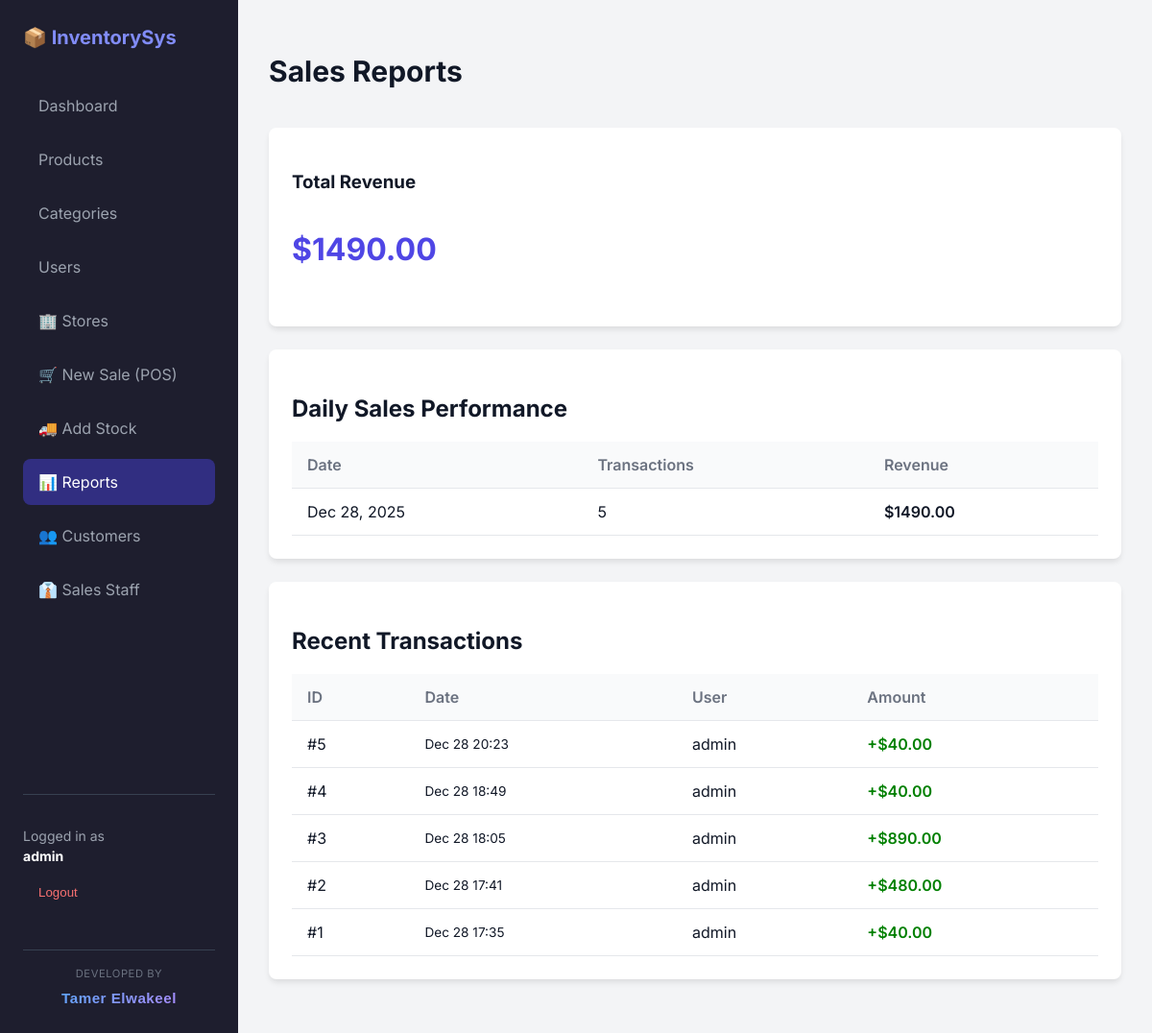
The app's page /reports/ (signed in) with its own data.
### inventory/models.py (models this page shows, shortened)
class Sale(models.Model):
    order_id = models.CharField(max_length=20, unique=True, editable=False, null=True)
    user = models.ForeignKey(User, on_delete=models.PROTECT)
    customer = models.ForeignKey(Customer, on_delete=models.SET_NULL, null=True, blank=True)
    sales_person = models.ForeignKey(SalesPerson, on_delete=models.SET_NULL, null=True, blank=True)
    source_store = models.ForeignKey(Store, on_delete=models.PROTECT, related_name='sales_from', null=True) # Where items came from
    destination_store = models.ForeignKey(Store, on_delete=models.PROTECT, related_name='transfers_to', null=True, blank=True) # If transfer
    is_transfer = models.BooleanField(default=False)
    total_amount = models.DecimalField(max_digits=12, decimal_places=2, default=0)
    date = models.DateTimeField(auto_now_add=True)

### inventory/views.py (the view)
# urls.py: path('reports/', views.report_view, name='reports'),
@login_required
def report_view(request):
    sales = Sale.objects.order_by('-date')
    total_sales = sales.filter(is_transfer=False).aggregate(Sum('total_amount'))['total_amount__sum'] or 0
    daily_sales = Sale.objects.filter(is_transfer=False).annotate(date_only=TruncDate('date')).values('date_only').annotate(
        total=Sum('total_amount'),
        count=Count('id')
    ).order_by('-date_only')
    return render(request, 'inventory/reports.html', {
        'sales': sales,
        'total_sales': total_sales,
        'daily_sales': daily_sales
    })

### templates/inventory/reports.html
{% extends 'base.html' %}
{% block content %}
<div class="flex justify-between items-center mb-4">
    <h1 style="font-size: 1.875rem; font-weight: 700;">Sales Reports</h1>
</div>
<div class="grid grid-cols-1 md:grid-cols-3 gap-4 mb-6">
    <div class="card p-4">
        <h3 class="text-muted text-sm uppercase">Total Revenue</h3>
        <p style="font-size: 2rem; font-weight: 700; color: var(--primary-color);">${{ total_sales|floatformat:2 }}</p>
    </div>
</div>
<div class="grid grid-cols-1 lg:grid-cols-2 gap-6">
    <div class="card">
        <h2 class="mb-4 text-lg font-bold">Daily Sales Performance</h2>
        <table class="w-full">
            <thead>
                <tr>
                    <th>Date</th>
                    <th>Transactions</th>
                    <th>Revenue</th>
                </tr>
            </thead>
            <tbody>
                {% for day in daily_sales %}
                <tr>
                    <td>{{ day.date_only|date:"M d, Y" }}</td>
                    <td>{{ day.count }}</td>
                    <td style="font-weight: 600;">${{ day.total|floatformat:2 }}</td>
                </tr>
                {% empty %}
                <tr>
                    <td colspan="3" class="text-center py-4">No data available.</td>
                </tr>
                {% endfor %}
            </tbody>
        </table>
    </div>
    <div class="card">
        <h2 class="mb-4 text-lg font-bold">Recent Transactions</h2>
        <div style="max-height: 400px; overflow-y: auto;">
            <table class="w-full">
                <thead>
                    <tr>
                        <th>ID</th>
                        <th>Date</th>
                        <th>User</th>
                        <th>Amount</th>
                    </tr>
                </thead>
                <tbody>
                    {% for sale in sales|slice:":20" %}
                    <tr>
                        <td>#{{ sale.id }}</td>
                        <td class="text-muted" style="font-size: 0.85rem;">{{ sale.date|date:"M d H:i" }}</td>
                        <td>{{ sale.user.username }}</td>
                        <td style="color: green; font-weight: 600;">+${{ sale.total_amount }}</td>
                    </tr>
                    {% empty %}
                    <tr>
                        <td colspan="4" class="text-center py-4">No transactions.</td>
                    </tr>
                    {% endfor %}
                </tbody>
            </table>
        </div>
    </div>
</div>
{% endblock %}

### templates/base.html (shortened to what this page needs)
{% load static %}
<!DOCTYPE html>
<html lang="en">
<head>
    <link rel="stylesheet" href="{% static 'css/style.css' %}">
</head>
<body>
    <div class="layout">
        <aside class="sidebar">
            <div class="sidebar-title">📦 InventorySys</div>
            <nav>
                <a href="{% url 'dashboard' %}"
                    class="nav-link {% if request.resolver_match.url_name == 'dashboard' %}active{% endif %}">
                    Dashboard
                </a>
                <a href="{% url 'product_list' %}"
                    class="nav-link {% if 'product' in request.resolver_match.url_name %}active{% endif %}">
                    Products
                </a>
                <a href="{% url 'category_list' %}"
                    class="nav-link {% if 'category' in request.resolver_match.url_name %}active{% endif %}">
                    Categories
                </a>
                {% if request.user.is_superuser %}
                <a href="{% url 'user_list' %}"
                    class="nav-link {% if 'user' in request.resolver_match.url_name %}active{% endif %}">Users</a>
                <a href="{% url 'store_list' %}"
                    class="nav-link {% if 'store' in request.resolver_match.url_name %}active{% endif %}">🏢 Stores</a>
                {% endif %}
                <a href="{% url 'pos' %}"
                    class="nav-link {% if 'pos' in request.resolver_match.url_name %}active{% endif %}">
                    🛒 New Sale (POS)
                </a>
                <a href="{% url 'purchase' %}"
                    class="nav-link {% if 'purchase' in request.resolver_match.url_name %}active{% endif %}">
                    🚚 Add Stock
                </a>
                <a href="{% url 'reports' %}"
                    class="nav-link {% if 'reports' in request.resolver_match.url_name %}active{% endif %}">
                    📊 Reports
                </a>
                <a href="{% url 'customer_list' %}"
                    class="nav-link {% if 'customer' in request.resolver_match.url_name %}active{% endif %}">
                    👥 Customers
                </a>
                <a href="{% url 'salesperson_list' %}"
                    class="nav-link {% if 'salesperson' in request.resolver_match.url_name %}active{% endif %}">
                    👔 Sales Staff
                </a>
            </nav>
            <div style="margin-top: auto; padding-top: 2rem; border-top: 1px solid #374151;">
                <div style="font-size: 0.875rem; color: #9CA3AF;">
                    Logged in as <br>
                    <strong style="color: white;">{{ request.user.username }}</strong>
                </div>
                <form action="{% url 'logout' %}" method="post" style="margin-top: 0.5rem;">
                    <button type="submit" class="nav-link"
                        style="background: none; border: none; padding: 0.75rem 1rem; color: #F87171; width: 100%; text-align: left; cursor: pointer;">
                        Logout
                    </button>
                </form>
            </div>
            <div style="margin-top: 2rem; padding-top: 1rem; border-top: 1px solid #374151; text-align: center;">
                <span
                    style="display: block; font-size: 0.7rem; color: #6B7280; text-transform: uppercase; letter-spacing: 0.05em; margin-bottom: 0.25rem;">Developed
                    By</span>
                <span
                    style="background: linear-gradient(135deg, #60A5FA 0%, #A78BFA 100%); -webkit-background-clip: text; -webkit-text-fill-color: transparent; font-weight: 800; font-size: 0.95rem; font-family: sans-serif; letter-spacing: 0.5px;">Tamer
                    Elwakeel</span>
            </div>
        </aside>
        <main class="main-content">
            {% block content %}{% endblock %}
        </main>
    </div>
</body>
</html>

### static/css/style.css (style rules this page uses)
:root { --primary-color: #4F46E5; --primary-hover: #4338CA; --secondary-color: #64748B; --success-color: #10B981; --danger-color: #EF4444; --warning-color: #F59E0B; --bg-body: #F3F4F6; --bg-card: #FFFFFF; --text-main: #111827; --text-muted: #6B7280; --border-color: #E5E7EB; --shadow-sm: 0 1px 2px 0 rgba(0, 0, 0, 0.05); --shadow-md: 0 4px 6px -1px rgba(0, 0, 0, 0.1); --shadow-lg: 0 10px 15px -3px rgba(0, 0, 0, 0.1); --radius: 0.5rem; }
body { font-family: 'Inter', sans-serif; color: var(--text-main); background-color: var(--bg-body); margin: 0; line-height: 1.5; }
.layout { display: flex; min-height: 100vh; }
.sidebar { width: 200px; background-color: #1E1E2E; color: white; padding: 1.5rem; display: flex; flex-direction: column; }
.sidebar-title { font-size: 1.25rem; font-weight: 700; margin-bottom: 2rem; color: #818CF8; }
.nav-link { display: block; padding: 0.75rem 1rem; color: #9CA3AF; text-decoration: none; border-radius: var(--radius); margin-bottom: 0.5rem; transition: all 0.2s; }
.nav-link:hover, .nav-link.active { background-color: #312E81; color: white; }
.main-content { flex: 1; padding: 2rem; overflow-y: auto; }
.card { background-color: var(--bg-card); border-radius: var(--radius); padding: 1.5rem; box-shadow: var(--shadow-md); margin-bottom: 1.5rem; }
table { width: 100%; border-collapse: collapse; text-align: left; }
th { padding: 0.75rem 1rem; font-weight: 600; color: var(--text-muted); border-bottom: 1px solid var(--border-color); background-color: #F9FAFB; }
td { padding: 0.75rem 1rem; border-bottom: 1px solid var(--border-color); vertical-align: middle; }
.flex { display: flex; }
.justify-between { justify-content: space-between; }
.items-center { align-items: center; }
.mb-4 { margin-bottom: 1rem; }

### records on screen
Sale: id "5", date "Dec 28 20:23", user.username "admin", total_amount "40.00"
Sale: id "4", date "Dec 28 18:49", user.username "admin", total_amount "40.00"
Sale: id "3", date "Dec 28 18:05", user.username "admin", total_amount "890.00"
Sale: id "2", date "Dec 28 17:41", user.username "admin", total_amount "480.00"
Sale: id "1", date "Dec 28 17:35", user.username "admin", total_amount "40.00"

### other values on screen
{{ request.user.username }} "admin"
{{ total_sales|floatformat:2 }} "1490.00"
{{ day.date_only|date:"M d, Y" }} "Dec 28, 2025"
{{ day.count }} "5"
{{ day.total|floatformat:2 }} "1490.00"
